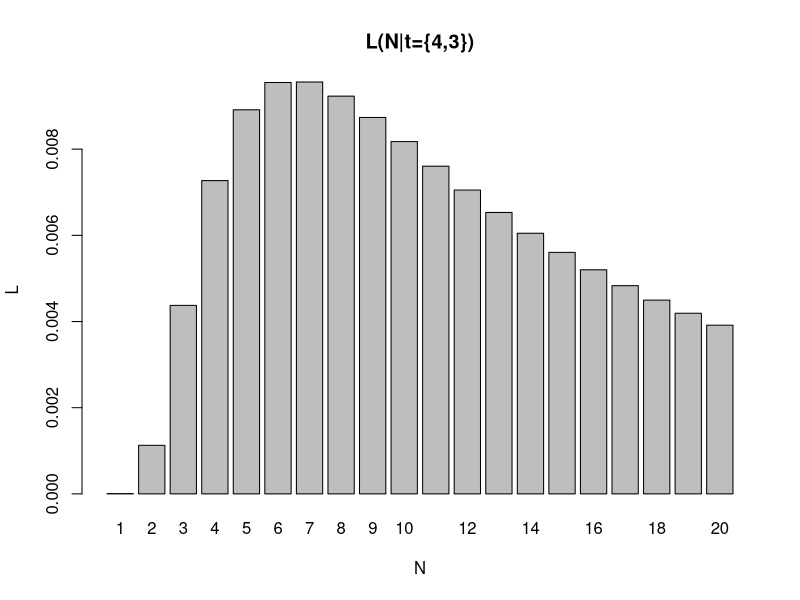

Here is the R script that generated this plot:
setwd("~")

L <- function(N)
{
  p <- (1/N) * exp(-4/N) * (1/N) * 3 * exp(-9 / N)
	return (p)
}

png("LikelihoodCoalescent.png")
xs <- seq(1,20)
ys <- L(xs)
barplot(ys,names.arg=xs,main="L(N|t={4,3})",xlab="N",ylab="L")
# plot(xs,ys,xlim=c(1,20),main="L(N|t={4,3})",xlab="N",ylab="L",type="S")
dev.off()
